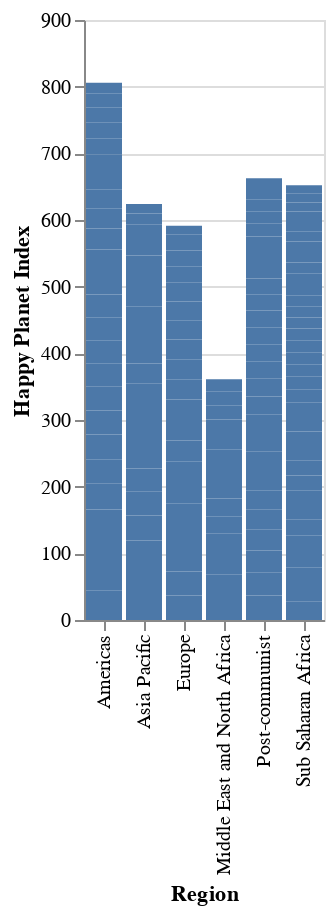

Source (notebook cell):
### Code cell
alt.Chart(hpi_df).mark_bar().encode(
x='Region:N',
y = 'Happy Planet Index:Q'
)

### Figure 1 — Vega-Lite specification as saved in the notebook (floating-point values rounded to 4 significant figures; data arrays with more than 128 entries replaced by an {"elided": "..."} marker saying what was removed)
{"config": {"view": {"continuousWidth": 400, "continuousHeight": 300}}, "data": {"name": "data-06c1dbec64553b487ce4599ce4c93c9b"}, "mark": "bar", "encoding": {"x": {"field": "Region", "type": "nominal"}, "y": {"field": "Happy Planet Index", "type": "quantitative"}}, "$schema": "https://vega.github.io/schema/vega-lite/v4.17.0.json", "datasets": {"data-06c1dbec64553b487ce4599ce4c93c9b": {"elided": "140 records"}}}
